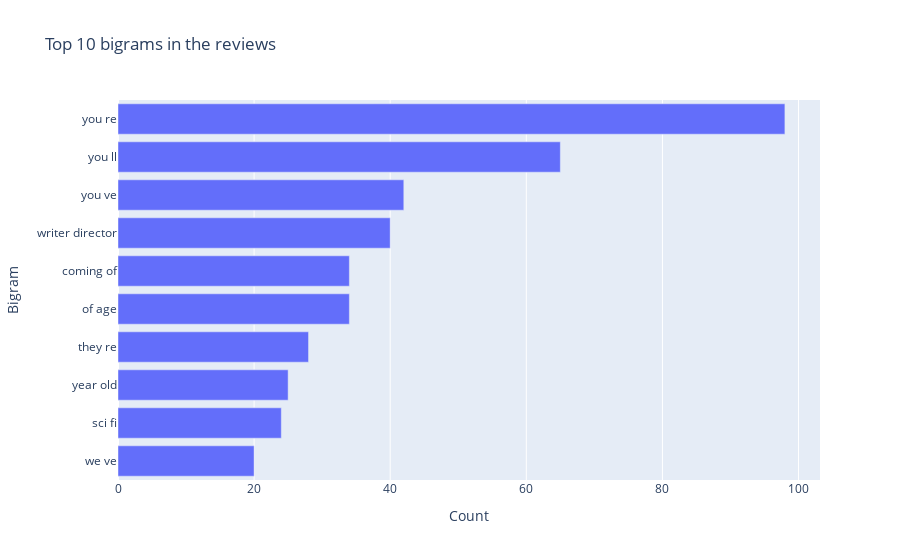

The notebook cell this image was saved under:
### Markdown cell above
Now, let's look at some n-grams. This should help us get a feel for seeing if there is a "review style" of writing.

### Code cell
top_10_bigrams = reversed(top_n_ngrams(review_corpus, n=2, top_x=10))
x, y = map(list, zip(*top_10_bigrams))
fig = go.Figure(data=[go.Bar(x=y, y=x, orientation='h')])
fig.update_layout(title='Top 10 bigrams in the reviews', xaxis_title='Count', yaxis_title='Bigram')
fig.show()

### Figure 1 — Plotly figure (JSON) as saved in the notebook; plotly's stock layout.template omitted (floating-point values rounded to 4 significant figures)
{"data": [{"orientation": "h", "type": "bar", "x": [20, 24, 25, 28, 34, 34, 40, 42, 65, 98], "y": ["we ve", "sci fi", "year old", "they re", "of age", "coming of", "writer director", "you ve", "you ll", "you re"]}], "layout": {"title": {"text": "Top 10 bigrams in the reviews"}, "xaxis": {"title": {"text": "Count"}}, "yaxis": {"title": {"text": "Bigram"}}}}
